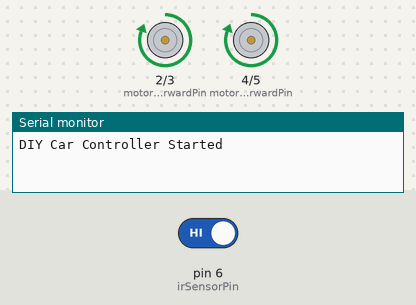
Bench run of a sketch on a simulated Arduino Uno, built with avr-gcc and run on an emulated ATmega328P. Shown: motor-driver pin pairs drawn as motors (green arrow = first pin HIGH = forward, orange = second pin HIGH = backward, longer = more drive), the last lines printed to the serial monitor. The inputs (shaded band) are chosen by the test bench; at power-on: pin 6 (irSensorPin) HIGH.

Above: at 1.2 s.
1.3 s: pin 6 (irSensorPin) driven LOW
At 2.1 s:
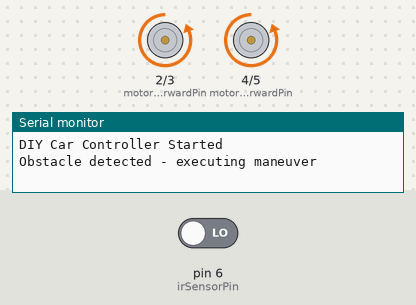
At 3.1 s:
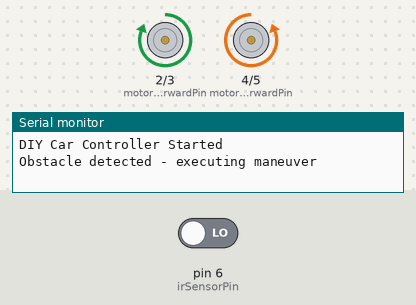
4.3 s: pin 6 (irSensorPin) driven HIGH
At 5.75 s:
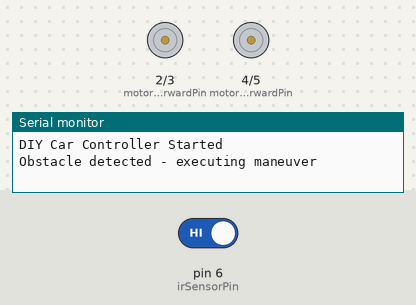
Timing chart, 0 to 7.4 s (numbered marks = the images above; inputs shaded):
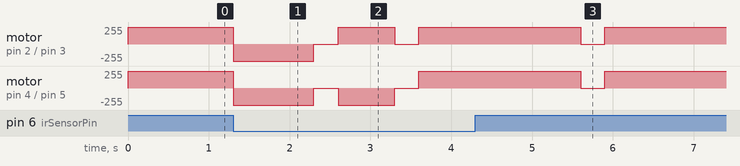

The sketch:

Code.ino
```cpp
// Motor control pins
const int motorLeftForwardPin = 2;   // IN1
const int motorLeftBackwardPin = 3;  // IN2
const int motorRightForwardPin = 4;  // IN3
const int motorRightBackwardPin = 5; // IN4

// IR Sensor pin
const int irSensorPin = 6;

// Timing constants (milliseconds)
const unsigned long backwardDuration = 1000;  // Move backward for 1 second
const unsigned long turnDuration = 700;       // Turn duration to achieve 90 degrees (adjust as needed)
const unsigned long forwardDuration = 2000;   // Move forward for 2 seconds after turn

void setup() {
  // Initialize motor pins as outputs
  pinMode(motorLeftForwardPin, OUTPUT);
  pinMode(motorLeftBackwardPin, OUTPUT);
  pinMode(motorRightForwardPin, OUTPUT);
  pinMode(motorRightBackwardPin, OUTPUT);

  // Initialize IR sensor pin as input
  pinMode(irSensorPin, INPUT);

  // Stop motors at start
  stopMotors();

  // For debugging via serial
  Serial.begin(9600);
  Serial.println("DIY Car Controller Started");
}

void loop() {
  // Read IR sensor value
  int sensorValue = digitalRead(irSensorPin);

  if (sensorValue == LOW) {
    // IR sensor detected obstacle (assuming active LOW)
    Serial.println("Obstacle detected - executing maneuver");

    // Move backward
    moveBackward();
    delay(backwardDuration);

    // Stop briefly
    stopMotors();
    delay(300);

    // Turn 90 degrees to the right (clockwise)
    turnRight90();
    delay(turnDuration);

    // Stop briefly
    stopMotors();
    delay(300);

    // Move forward
    moveForward();
    delay(forwardDuration);

    // Stop briefly and then resume normal operation
    stopMotors();
    delay(300);
  } else {
    // No obstacle detected, move forward slowly
    moveForward();
  }
}

// Motor control functions
void moveForward() {
  digitalWrite(motorLeftForwardPin, HIGH);
  digitalWrite(motorLeftBackwardPin, LOW);
  digitalWrite(motorRightForwardPin, HIGH);
  digitalWrite(motorRightBackwardPin, LOW);
}

void moveBackward() {
  digitalWrite(motorLeftForwardPin, LOW);
  digitalWrite(motorLeftBackwardPin, HIGH);
  digitalWrite(motorRightForwardPin, LOW);
  digitalWrite(motorRightBackwardPin, HIGH);
}

void turnRight90() {
  // Left wheels forward, right wheels backward to turn right in place
  digitalWrite(motorLeftForwardPin, HIGH);
  digitalWrite(motorLeftBackwardPin, LOW);
  digitalWrite(motorRightForwardPin, LOW);
  digitalWrite(motorRightBackwardPin, HIGH);
}

void stopMotors() {
  digitalWrite(motorLeftForwardPin, LOW);
  digitalWrite(motorLeftBackwardPin, LOW);
  digitalWrite(motorRightForwardPin, LOW);
  digitalWrite(motorRightBackwardPin, LOW);
}
```
